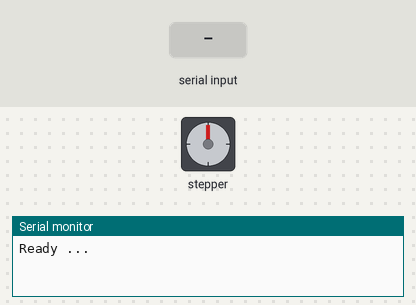
Bench run of a sketch on a simulated Arduino Uno, built with avr-gcc and run on an emulated ATmega328P. Shown: stepper motor, the last lines printed to the serial monitor. The test bench sets the inputs (shaded band). Stepper angles assume 2038 steps per turn.

Above: at 2.2 s.
2.3 s: "90,45\n" received over Serial
At 3.8 s:
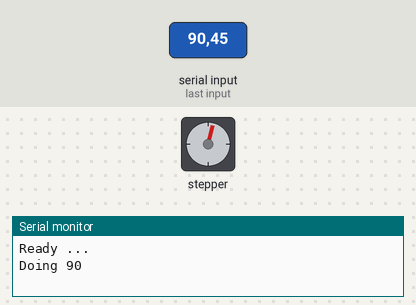
4.4 s: "30,150\n" received over Serial
At 5.6 s:
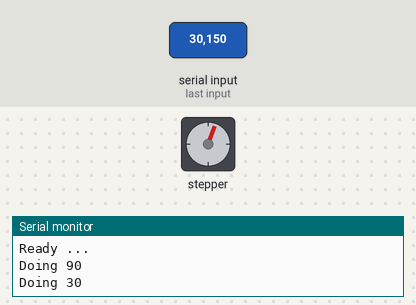
6.2 s: "200\n" received over Serial
At 8.4 s:
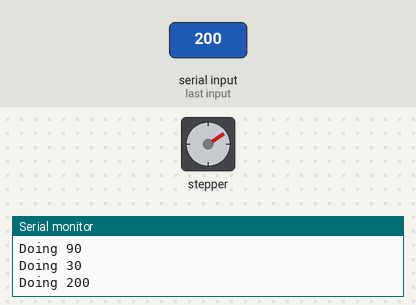
8.9 s: "90\n" received over Serial
At 10.0 s:
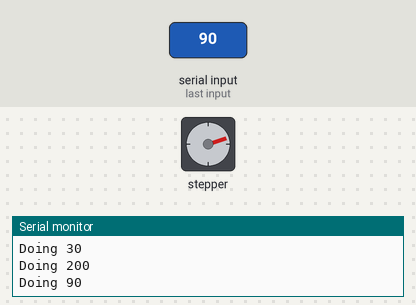
11.1 s: "90,45\n" received over Serial
At 12.9 s:
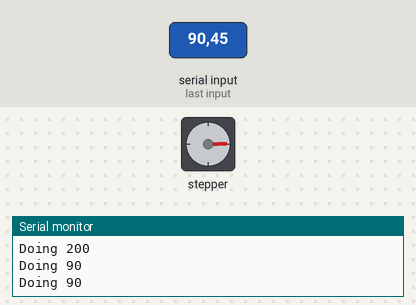
13.2 s: "90\n" received over Serial
At 14.5 s:
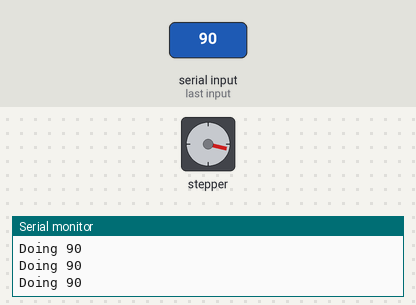
Timing chart, 0 to 16.2 s (numbered marks = the images above; inputs shaded):
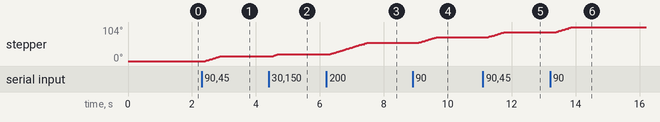

Measured:
- after the input at 2.3 s, stepper: turns 15° clockwise in 0.48 s, starting after 0.12 s
- after the input at 6.2 s, stepper: turns 35° clockwise in 1.1 s, starting after 0.13 s
- after the input at 8.9 s, stepper: turns 16° clockwise in 0.53 s, starting after 0.20 s
- after the input at 11.1 s, stepper: turns 16° clockwise in 0.50 s, starting after 0.15 s
- after the input at 13.2 s, stepper: turns 16° clockwise in 0.50 s, starting after 0.19 s

The sketch:

SerialPlay.ino
```cpp
#include <Stepper.h>

#define SP_A1 8
#define SP_A2 9
#define SP_A3 10
#define SP_A4 11

// Stepper 28BYJ-48 spec.
#define STEPS 2038 // the number of steps in one revolution of your motor (28BYJ-48)

Stepper stepper(STEPS, SP_A1, SP_A2, SP_A3, SP_A4);

int st = 2003;
int sp = 5; // < --- Do no exceed more than 5

String input;


void setup() {
    Serial.begin(9600);
    delay(1000);

    stepper.setSpeed(sp);
    Serial.println("Ready ... ");

}

void loop() {
    if(Serial.available()){
        input = Serial.readStringUntil('\n');

        //Serial.println("Doing "+ input );

        st = atoi(input.c_str());


        Serial.println("Doing "+ String(st) );

        stepper.step(st);
    }
    delay(200);

}
```
